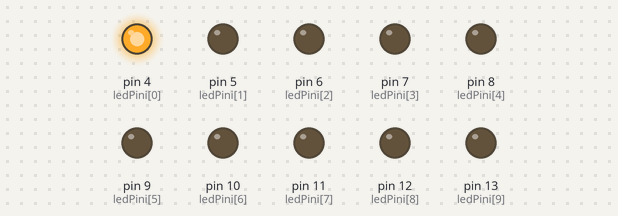
Recording of a sketch running on a simulated Arduino Uno, built with avr-gcc and run on an emulated ATmega328P. On the bench: output pins drawn as LEDs (lit = HIGH).

Above: at 0.1 s.
Timing chart, 0 to 1.6 s (numbered marks = the images above):
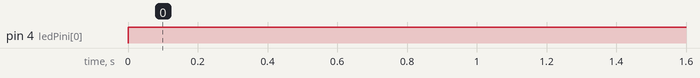

Measured:
- by itself, pin 4 (ledPini[0]): LOW → HIGH at 0.00 s

The sketch:

karasimsek.ino
```cpp
const int ledPini [] = {4,5,6,7,8,9,10,11,12,13};
void setup() {

for(int i=0; i<10;i++)
{
  pinMode(ledPini [i], OUTPUT); // LED pinlerini çıkış olarak tanımladık
}
}

void loop() {

 for(int i=0; i<10; i)
 {
  digitalWrite(ledPini[i],HIGH);
  delay(50);
  digitalWrite(ledPini[i],LOW);
  }
  for(int j=9;j>-1; j--)
  {
    digitalWrite(ledPini[j],HIGH);
    delay(50);
    digitalWrite(ledPini[j], LOW);
 }
}
```
